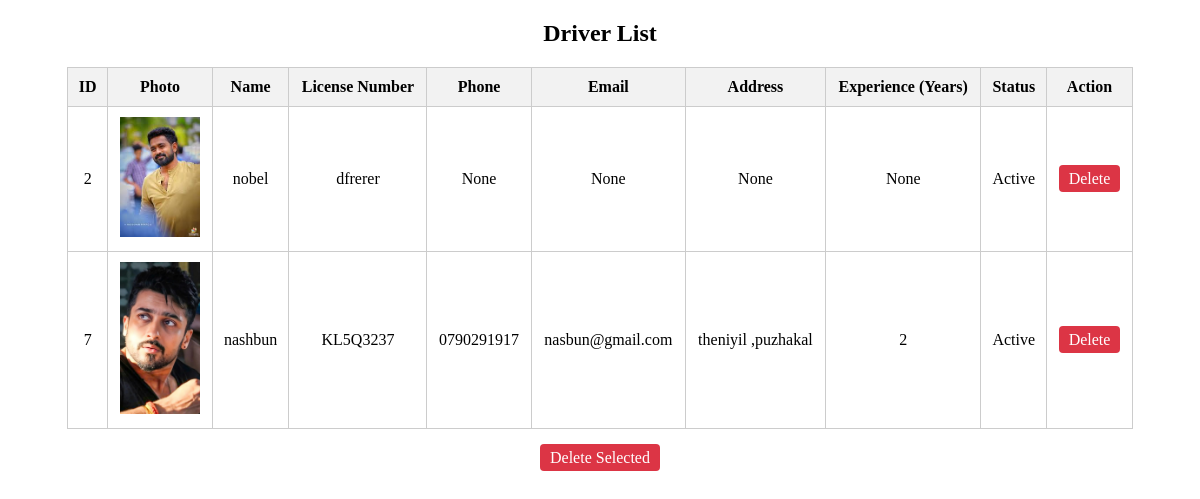
The app's page /drivers/ with its own data.
### smartdriverapp/models.py (models this page shows, shortened)
class Driver(models.Model):
    name = models.CharField(max_length=100, null=True, blank=True)
    photo = models.ImageField(upload_to='driver_photos/', null=True, blank=True)
    license_number = models.CharField(max_length=50, null=True, blank=True)
    phone = models.CharField(max_length=15, null=True, blank=True)
    email = models.EmailField(null=True, blank=True)
    address = models.TextField(null=True, blank=True)
    experience = models.PositiveIntegerField(null=True, blank=True)
    STATUS_CHOICES = [
        ('Active', 'Active'),
        ('Inactive', 'Inactive'),
    ]
    status = models.CharField(max_length=20, choices=STATUS_CHOICES, default='Active')

### smartdriverapp/views.py (the view)
# urls.py: path('drivers/', views.driver_list, name='driver_list'),
def driver_list(request):
    drivers = models.Driver.objects.all()
    return render(request, 'driver_list.html', {'drivers': drivers})

### smartdriverapp/templates/driver_list.html (shortened to what this page needs)
<!DOCTYPE html>
<html lang="en">
<head>
</head>
<body>
<h2 style="text-align:center;">Driver List</h2>
<table>
    <thead>
        <tr>
            <th>ID</th>
            <th>Photo</th>
            <th>Name</th>
            <th>License Number</th>
            <th>Phone</th>
            <th>Email</th>
            <th>Address</th>
            <th>Experience (Years)</th>
            <th>Status</th>
            <th>Action</th>
        </tr>
    </thead>
    <tbody>
        {% for driver in drivers %}
        <tr>
            <td>{{ driver.id }}</td>
            <td>
                {% if driver.photo %}
                    <img src="{{ driver.photo.url }}" alt="Driver Photo">
                {% else %}
                    No Photo
                {% endif %}
            </td>
            <td>{{ driver.name }}</td>
            <td>{{ driver.license_number }}</td>
            <td>{{ driver.phone }}</td>
            <td>{{ driver.email }}</td>
            <td>{{ driver.address }}</td>
            <td>{{ driver.experience }}</td>
            <td>{{ driver.status }}</td>
            <td>
                <a href="{% url 'delete_driver' driver.id %}" class="delete-btn" onclick="return confirm('Are you sure you want to delete this driver?');">Delete</a>
            </td>
        </tr>
        {% endfor %}
    </tbody>
</table>
<div style="text-align:center; margin-top:20px;">
    <a href="#" class="delete-btn" onclick="return confirm('Are you sure you want to delete selected drivers?');">
        Delete Selected
    </a>
</div>
</body>
</html>

### smartdriverapp/templates/driver_list.html (style rules this page uses)
table { width: 90%; border-collapse: collapse; margin: 20px auto; }
th, td { border: 1px solid #ccc; padding: 10px; text-align: center; }
th { background-color: #f2f2f2; }
img { max-width: 80px; height: auto; }
.delete-btn { padding: 5px 10px; background-color: #dc3545; color: white; text-decoration: none; border-radius: 4px; }

### records on screen
Driver: id "2", photo (picture), name "nobel", license_number "dfrerer", phone "None", email "None", address "None", experience "None", status "Active"
Driver: id "7", photo (picture), name "nashbun", license_number "KL5Q3237", phone "0790291917", email "nasbun@gmail.com", address "theniyil ,puzhakal", experience "2", status "Active"
